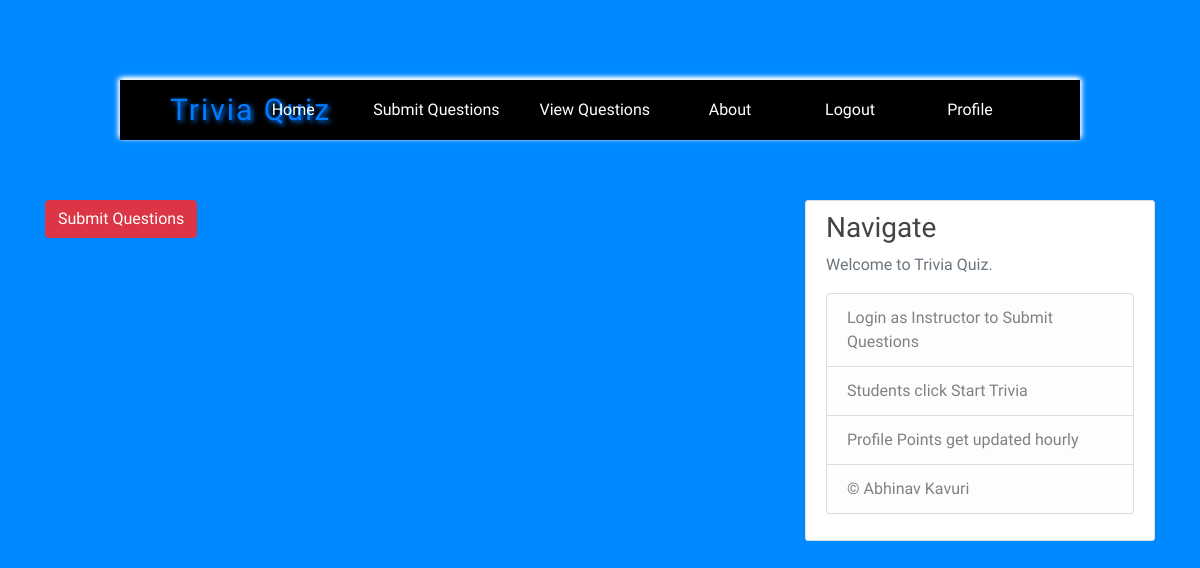
The app's page /start_quiz/ (signed in), older data.
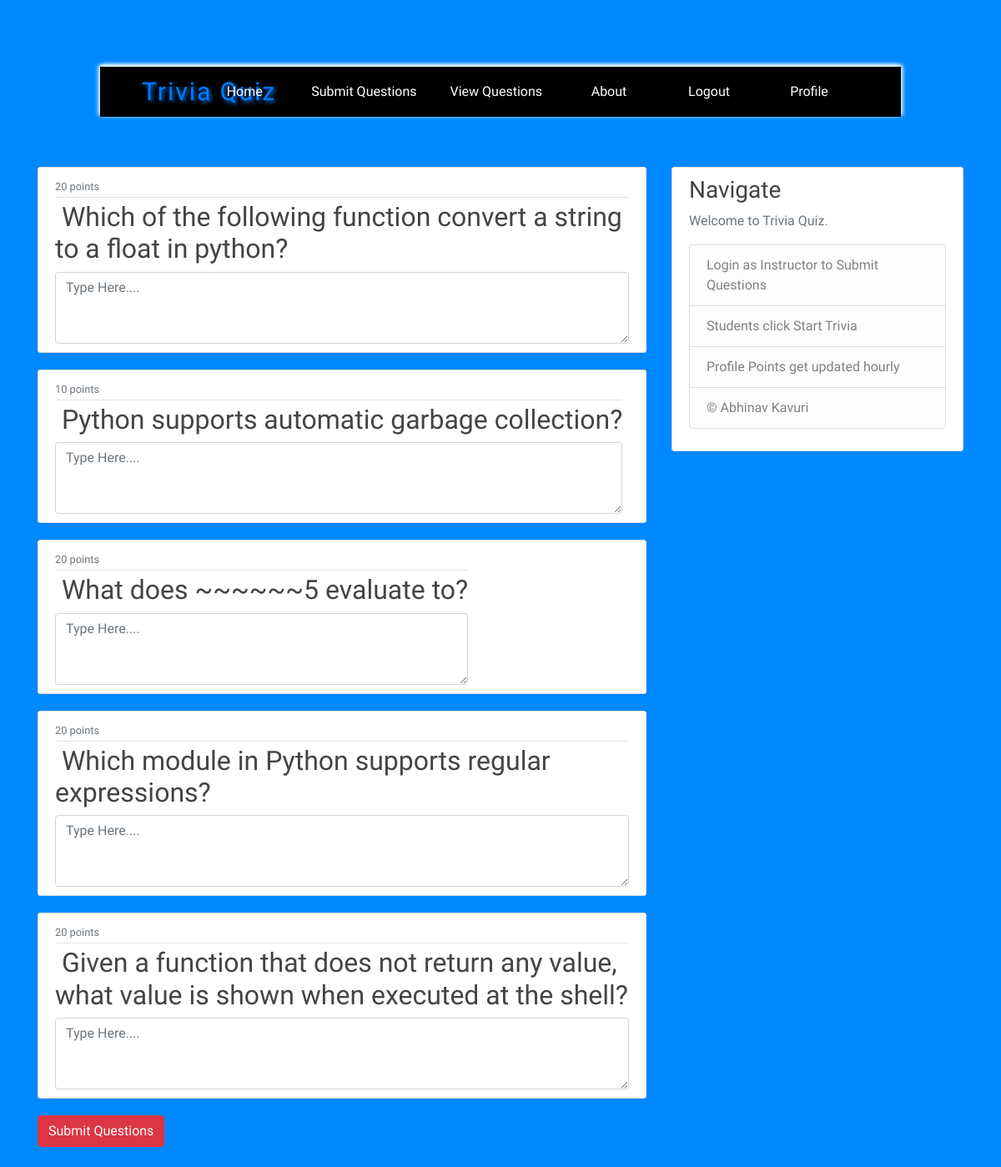
The same page, newer data.
### home/models.py (models this page shows, shortened)
class Questions(models.Model):
    author = models.ForeignKey(User, on_delete=models.CASCADE, default='DEFAULT AUTHOR', )
    question = models.TextField()
    question_type = models.CharField(max_length=20)
    op1 = models.CharField(max_length=100, null=True, blank=True)
    op2 = models.CharField(max_length=100, null=True, blank=True)  # --> Front-end check in-place
    op3 = models.CharField(max_length=100, null=True, blank=True)
    op4 = models.CharField(max_length=100, null=True, blank=True)  # --> Essay type Questions have no Answers and Options
    ans = models.CharField(max_length=100, null=True, blank=True)
    weightage = models.IntegerField()

### home/views.py (the view)
# urls.py: path('start_quiz/', views.start_quiz, name="start_quiz"),
def start_quiz(request):
    if 'user' in request.session:
        if request.method == 'POST':
            print("Quiz Complete !")
            score = 0
            l = [request.POST['1'], request.POST['2'], request.POST['3'], request.POST['4'],
                 request.POST['5']]
            for i, question in enumerate(ref):
                get = Questions.objects.filter(question=question)
                qtype = get[0].question_type
                print(qtype)
                actual_ans = get[0].ans
                user_ans = l[i]
                if qtype == 1 and user_ans == actual_ans:
                    score += 10
                elif qtype == 2 and user_ans == actual_ans:
                    score += 20
                elif qtype == 3:
                    if len(user_ans) > 50:
                        score += 30
            user = User.objects.get(email=request.session['email'])
            auth = Scores(user_name=request.session['user'], score=score)
            auth.save()
            current = ExtendedUser.objects.only('user_points').get(user=user).user_points + score
            u = ExtendedUser.objects.filter(user=user).update(user_points=current)
            messages.success(request, f'Trivia Complete ! Click view scores to see results')
            return render(request, "home/student.html")
        else:
            ques = Questions.objects.all().order_by('?')[:5]
            ref.clear()
            for j in ques:
                ref.append(j.question)
            context = {
                "Questions": ques
            }
            return render(request, "home/start_quiz.html", context)
    else:
        messages.success(request, f'Login to view page !! ')
        return render(request, "home/home.html")

### home/templates/home/start_quiz.html (shortened to what this page needs)
{% extends "home/base.html" %}
{% block content %}
<form method="POST">
    {% for question in Questions %}
        {% if question.question_type == "1" %}
                <article class="media content-section">
                <div class="content">
                  <div class="article-metadata">
                    <small class="text-muted">{{ question.weightage }} points</small>
                  </div>
                <h5>&nbsp;<a class="article-title" href="#">{{ question.question }}</a></h5><br>
                    <input type="radio" name="{{ forloop.counter }}" value="true" style="width:20px;height:20px;" required="required">&nbsp;&nbsp;True <br><br>
                    <input type="radio" name="{{ forloop.counter }}" value="false" style="width:20px;height:20px;" required="required">&nbsp;&nbsp; False <br>
                </div>
                </article>
        {% else %}
                <article class="media content-section">
                <div class="content">
                  <div class="article-metadata">
                    <small class="text-muted">{{ question.weightage }} points</small>
                  </div>
                <h2>&nbsp;<a class="article-title" href="#">{{ question.question }}</a></h2>
                    <textarea name="{{ forloop.counter }}" rows="3" cols="30" wrap="soft" class="form-control" placeholder="Type Here...." required="required"></textarea>
                </div>
                </article>
        {% endif %}
    {% endfor %}
    <input type="submit" class="btn btn-danger" value="Submit Questions"><br><br>
</form>
{% endblock content %}

### home/templates/home/base.html (shortened to what this page needs)
{% load static %}
<!DOCTYPE html>
<html lang="en" dir="ltr">
  <head>
    <link rel="stylesheet" href="https://maxcdn.bootstrapcdn.com/bootstrap/4.0.0/css/bootstrap.min.css">
    <link rel="stylesheet" type="text/css" href="{% static 'home/main.css' %}">
    <link rel="stylesheet" href="https://cdnjs.cloudflare.com/ajax/libs/font-awesome/4.7.0/css/font-awesome.min.css">
  </head>
  <body>
    <div id="container">
          <nav>
            <div id="logo">
              {% if 'user' in request.session %}
                  {% if request.session.type == 'student' %}
                        <a href="{% url 'student' %}" style="text-decoration:none">Trivia Quiz</a>
                        </div>
                        <ul>
                          <li><a href="{% url 'student' %}" style="text-decoration:none">Home</a></li>
                            <li><a href="{% url 'start_quiz' %}" style="text-decoration:none">Start Trivia</a></li>
                          <li><a href="{% url 'user_scores' %}" style="text-decoration:none">View Scores</a></li>
                  {% else %}
                        <a href="{% url 'instructor' %}" style="text-decoration:none">Trivia Quiz</a>
                        </div>
                        <ul>
                        <li><a href="{% url 'instructor' %}" style="text-decoration:none">Home</a></li>
                          <li><a href="{% url 'create_quiz' %}" style="text-decoration:none">Submit Questions</a></li>
                         <li><a href="{% url 'display_questions' %}" style="text-decoration:none">View Questions</a></li>
                  {% endif %}
              {% else %}
                  <a href="{% url 'Home-home' %}" style="text-decoration:none">Trivia Quiz</a>
                  </div>
                  <ul>
                  <li><a href="{% url 'Home-home' %}" style="text-decoration:none">Home</a></li>
              {% endif %}
              <li><a href="{% url 'Home-about' %}" style="text-decoration:none">About</a></li>
              {% if request.session.user %}
                <li><a href="{% url 'logout' %}" style="text-decoration:none">Logout</a></li>
                <li><a href="{% url 'profile' %}" style="text-decoration:none">Profile</a></li>
              {% else %}
                <li><a href="{% url 'register' %}" style="text-decoration:none">Register</a></li>
                <li><a href="{% url 'login' %}" style="text-decoration:none">Login</a></li>
              {% endif %}
            </ul>
          </nav>
        </div>
    <main role="main" class="container">
      <div class="row">
        <div class="col-md-8">
          {% block content %}{% endblock content%}
        </div>
        <div class="col-md-4">
          <div class="content-section">
            <h3>Navigate</h3>
            <p class='text-muted'>Welcome to Trivia Quiz.
              <ul class="list-group">
                <li class="list-group-item list-group-item-light">Login as Instructor to Submit Questions</li>
                <li class="list-group-item list-group-item-light">Students click Start Trivia</li>
                <li class="list-group-item list-group-item-light">Profile Points get updated hourly</li>
                <li class="list-group-item list-group-item-light">© Abhinav Kavuri</li>
              </ul>
            </p>
          </div>
        </div>
      </div>
    </main>
  </body>
</html>

### home/static/home/main.css (style rules this page uses)
* { margin:0; padding:0; }
body { background-color: #0088ff; font-family: 'Raleway', sans-serif; color: #333333; margin-top: 5rem; }
#container { position:relative; width:80%; margin:5% auto; background-color:black; box-shadow: -2px -2px 5px white,2px -2px 5px white; }
#container > nav { width:100%; display:flex; max-height:60px; }
#logo { line-height:60px; font-size:30px; padding: 0 50px; color: white; width:40%; letter-spacing:2px; text-shadow:2px 2px 5px; }
#container > nav > ul { margin:0; paddding:0; list-style-type:none; display:flex; position:absolute; right:50px; }
#container > nav > ul > li { line-height:60px; margin: 0 0px; padding:0; text-align:center; display:inline-block; min-width:120px; }
#container > nav > ul > li > a { position:relative; margin: 0 20px; color:white; }
a { text-decoration:none; }
h1, h2, h3, h4, h5, h6 { color: #444444; }
ul { margin: 0; }
.content-section { background: #ffffff; padding: 10px 20px; border: 1px solid #dddddd; border-radius: 3px; margin-bottom: 20px; }
.article-title { color: #444444; }
.article-metadata { padding-bottom: 1px; margin-bottom: 4px; border-bottom: 1px solid #e3e3e3 }

Row changes from the older to the newer data that the page shows:
added Questions: weightage "20", question "Which of the following function convert a string to a float in python?"
added Questions: weightage "10", question "Python supports automatic garbage collection?"
added Questions: weightage "20", question "What does ~~~~~~5 evaluate to?"
added Questions: weightage "20", question "Which module in Python supports regular expressions?"
added Questions: weightage "20", question "Given a function that does not return any value, what value is shown when executed at the shell?"
